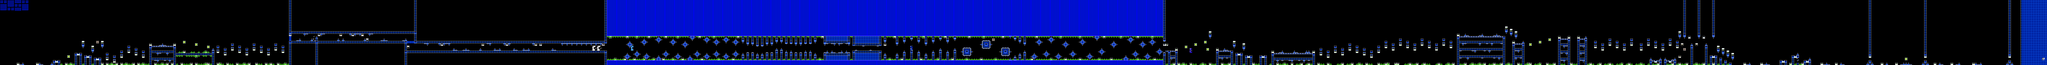

Tiled map render using the project's own tile images. Description and the map definition, with tile-layer contents summarised, below:
An orthogonal 850x27 tile map with 16x16 px tiles, 2 tile layers (SP, ...), 2 tilesets, 2 image layers.

<map version="1.10" tiledversion="1.11.2" orientation="orthogonal" renderorder="right-down" width="850" height="27" tilewidth="16" tileheight="16" infinite="0" nextlayerid="5" nextobjectid="1">
 <editorsettings>
  <chunksize width="16" height="27" />
  <export target="subzero update needs testing.csv" format="csv" />
 </editorsettings>
 <tileset firstgid="1" name="famidash" tilewidth="16" tileheight="16" tilecount="256" columns="16">
  <image source="../../../GRAPHICS/famidash.bmp" width="256" height="256" />
 </tileset>
 <tileset firstgid="257" name="sprites" tilewidth="16" tileheight="16" tilecount="256" columns="16">
  <image source="../../../GRAPHICS/sprites.png" width="256" height="256" />
 </tileset>
 <imagelayer id="3" name="Image Layer 1" parallaxx="0.9" parallaxy="0.9" repeatx="1" repeaty="1"><image source="../../../GRAPHICS/Old/parallax Blue.bmp" width="192" height="72" /></imagelayer><imagelayer id="4" name="Image Layer 2" offsetx="0" offsety="432" repeatx="1"><image source="../../../GRAPHICS/ground.bmp" width="80" height="32" /></imagelayer><layer id="1" width="850" height="27">
  <data>[22950 cells, 22950 non-empty, 34 distinct tile ids]</data>
 </layer>
 <layer id="2" name="SP" width="850" height="27">
  <data>[22950 cells, 299 non-empty, 30 distinct tile ids]</data>
 </layer>
</map>
